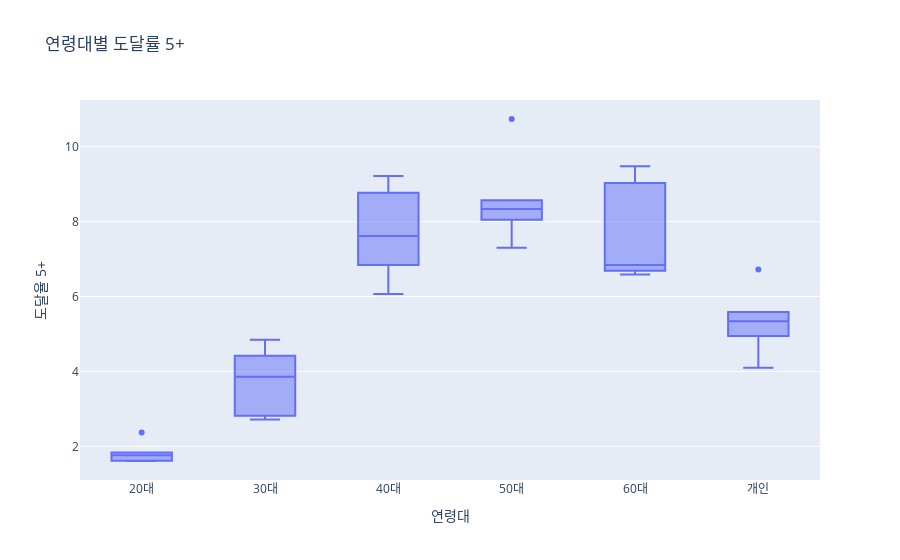

Notebook source saved alongside this figure:
### Code cell
px.box(data_frame=age_df, x='연령대', y='도달율 5+', title="연령대별 도달률 5+")

### Figure 1 — Plotly figure (JSON) as saved in the notebook; plotly's stock layout.template omitted (floating-point values rounded to 4 significant figures)
{"data": [{"alignmentgroup": "True", "hovertemplate": "연령대=%{x}<br>도달율 5+=%{y}<extra></extra>", "legendgroup": "", "marker": {"color": "#636efa"}, "name": "", "notched": false, "offsetgroup": "", "orientation": "v", "showlegend": false, "type": "box", "x": ["20대", "20대", "20대", "20대", "20대", "20대", "30대", "30대", "30대", "30대", "30대", "30대", "40대", "40대", "40대", "40대", "40대", "40대", "50대", "50대", "50대", "50대", "50대", "50대", "60대", "60대", "60대", "60대", "60대", "60대", "개인", "개인", "개인", "개인", "개인", "개인"], "x0": " ", "xaxis": "x", "y": [1.61, 1.8, 1.73, 1.62, 2.37, 1.84, 2.82, 4.42, 4.85, 3.39, 4.33, 2.72, 6.07, 8.08, 8.77, 7.15, 9.22, 6.84, 7.3, 8.28, 8.4, 8.05, 10.74, 8.57, 6.59, 6.69, 6.82, 6.87, 9.48, 9.03, 4.1, 5.27, 5.59, 4.95, 6.72, 5.41], "y0": " ", "yaxis": "y"}], "layout": {"boxmode": "group", "legend": {"tracegroupgap": 0}, "title": {"text": "연령대별 도달률 5+"}, "xaxis": {"anchor": "y", "domain": [0, 1], "title": {"text": "연령대"}}, "yaxis": {"anchor": "x", "domain": [0, 1], "title": {"text": "도달율 5+"}}}}
